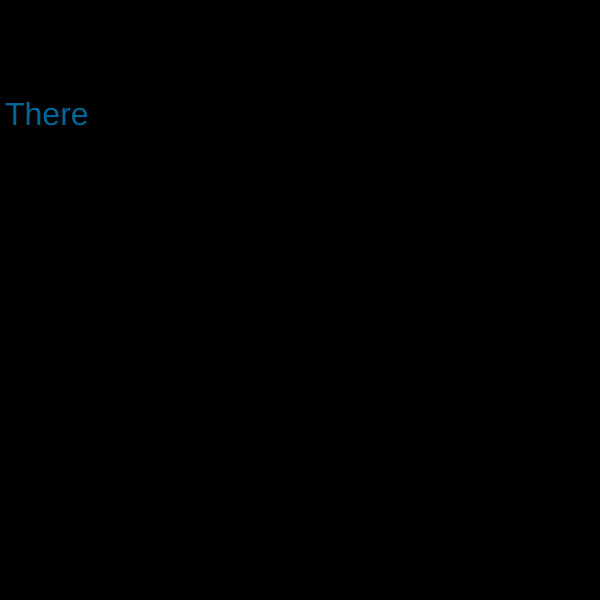
Frame 1 (no input)
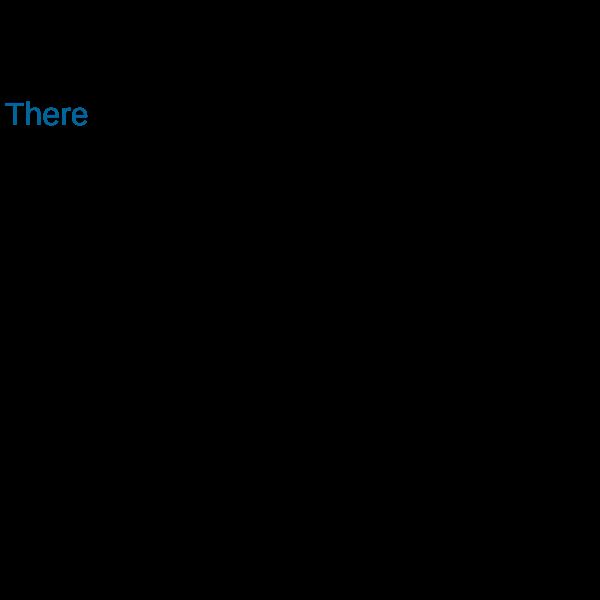
Frame 60 (no input)
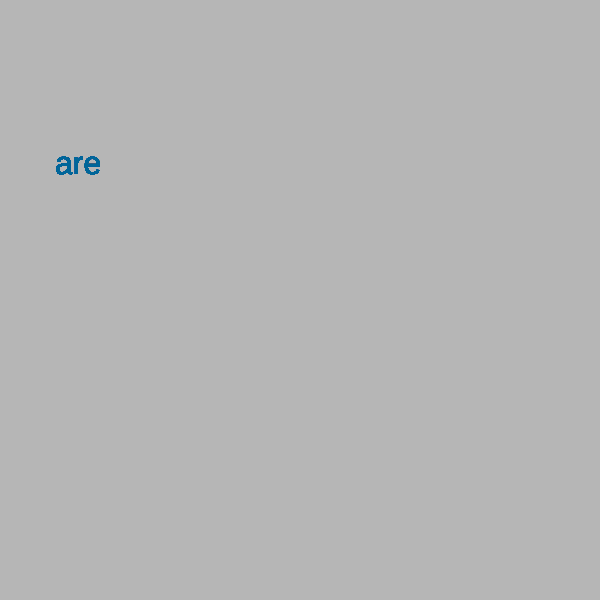
Frame 120 (the mouse pressed at the canvas centre since frame 60)

The p5.js sketch that drew these frames (run headless with seeded random() and noise() and a simulated clock; from frame 60 on, the mouse is pressed at the canvas centre):

// p5.js sketch
// ── sketch.js

let theString = "There are a lot of words in the English Dictionary.";
let words;

let s = 0;

function setup() {

    createCanvas(600, 600);
    background(0);

    words = split(theString, " ");

}

function draw() {

    textSize( 32 );
    fill( 0, 102, 153 );
    text( words[s], 5 + ( s*50 ), 100 + ( 49 * s ), width, height );

}

function mousePressed() {

    s++;

    if ( s == words.length ) {
        s = 0;

    }

    background( random( 255 ) );

}
